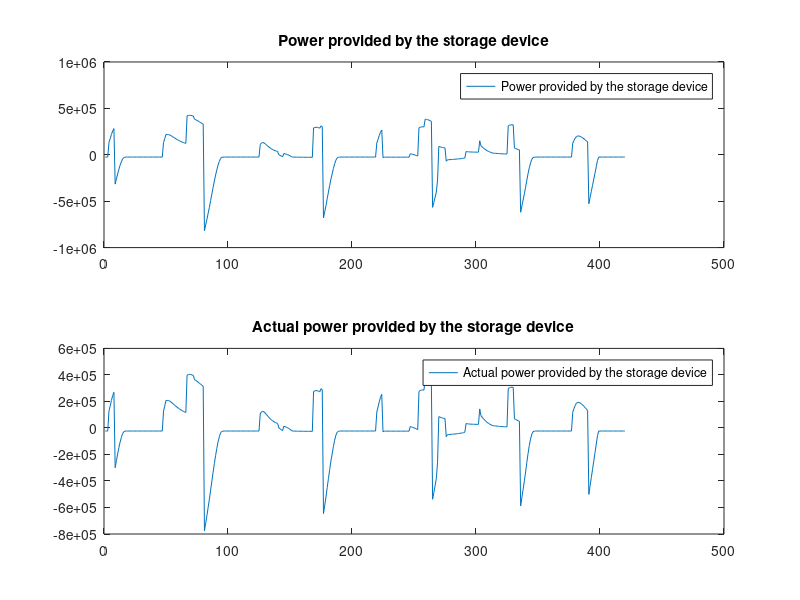
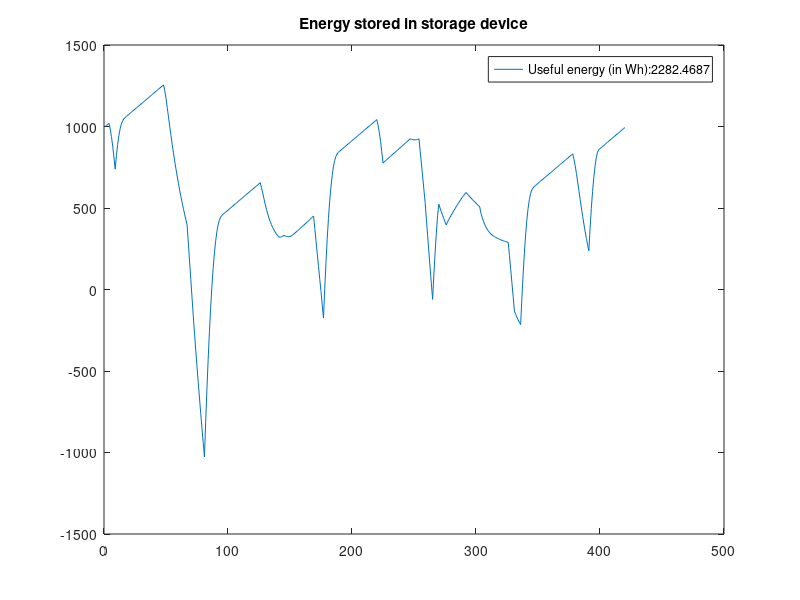

The MATLAB script that drew these images, in order:
close all
clc
clear
load Tram.mat
Pelec2=zeros(size(T,2),1);
for i=1:size(T,2)
    Pelec2(i,1)=T(1,i).pelec;
end
% Calculating the mean of the energ demand
Pmoy=mean(Pelec2);
figure

subplot(2,1,1) 
plot (Pelec2-Pmoy)
legend('Power provided by the storage device');
title('Power provided by the storage device');

ActualPelec2=zeros(size(Pelec2,1),1);
for i=1:size(Pelec2,1)
    if(Pelec2-Pmoy)>0
        ActualPelec2(i,1)=(Pelec2(i,1)-Pmoy)/0.95;
    else
        ActualPelec2(i,1)=(Pelec2(i,1)-Pmoy)*0.95;
    end
end

subplot(2,1,2) 
plot(ActualPelec2)
legend('Actual power provided by the storage device');
title('Actual power provided by the storage device');

energyStoredInWh=zeros(size(ActualPelec2,1),1);
energyStoredInWh(1,1)=1000;
for i=2:size(ActualPelec2,1)
    energyStoredInWh(i,1)=energyStoredInWh(i-1,1)-(ActualPelec2(i-1,1)/(60*60));
end
figure;
plot(energyStoredInWh)
legend(strcat('Useful energy (in Wh): ',num2str(max(energyStoredInWh)-min(energyStoredInWh))));
title('Energy stored in storage device');
disp(strcat('Useful energy: ',num2str(max(energyStoredInWh)-min(energyStoredInWh))));
%Assuming 75 percent DoD, the capactiy energy capacity can be calculated
capEnergyCapacityInWh=(max(energyStoredInWh)-min(energyStoredInWh))*4/3
%The maximum power imposed upon the capacitor can aslo be calculated
maxPowerImposedInW=max(ActualPelec2)

voltageInV=2.5;
capacitorInF=5000;
esrInuOhms=350;
%The total capacitance of the package can be calculated using the capactir
%energy capacity
totalCapacityInF=2*capEnergyCapacityInWh*60*60/((voltageInV)^2);
disp(strcat('Total capacity required in farads assuming voltage of one capacitor: ', num2str(totalCapacityInF)));

voltageInV=2.5;
capacitorInF=5000;
esrInuOhms=350;
%the energy capacity of one pack
energyInOnePackInWh=capacitorInF*(voltageInV^2)/(2*60*60)
maximalPowerInOneElementInW=0.12*(voltageInV^2)/(esrInuOhms/1000000)

%Number of capacitors reuiqred according to energy capacity and power
%capacity
NumOfCapEnergy=capEnergyCapacityInWh/energyInOnePackInWh
NumOfCapPower=maxPowerImposedInW/maximalPowerInOneElementInW
disp(strcat('Number of capacitors required: ', num2str(ceil(max(NumOfCapEnergy,NumOfCapPower)))))
